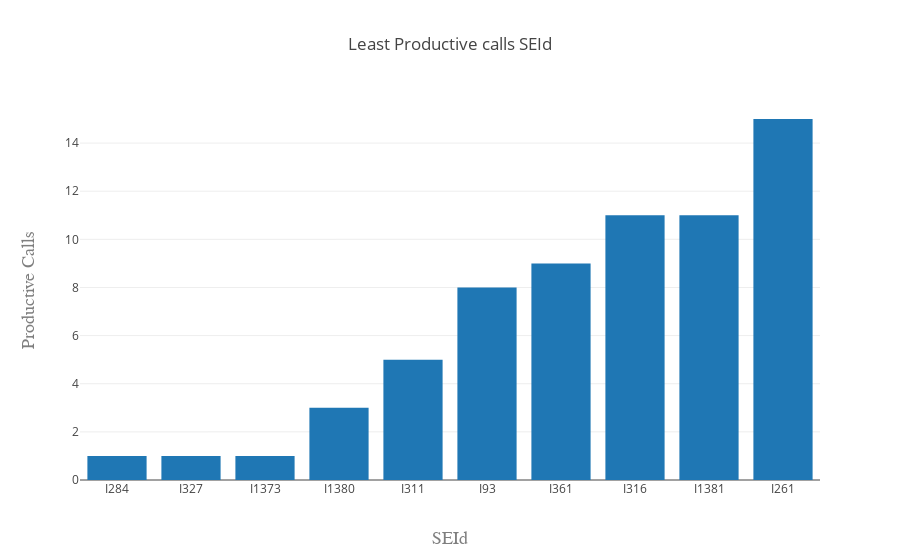
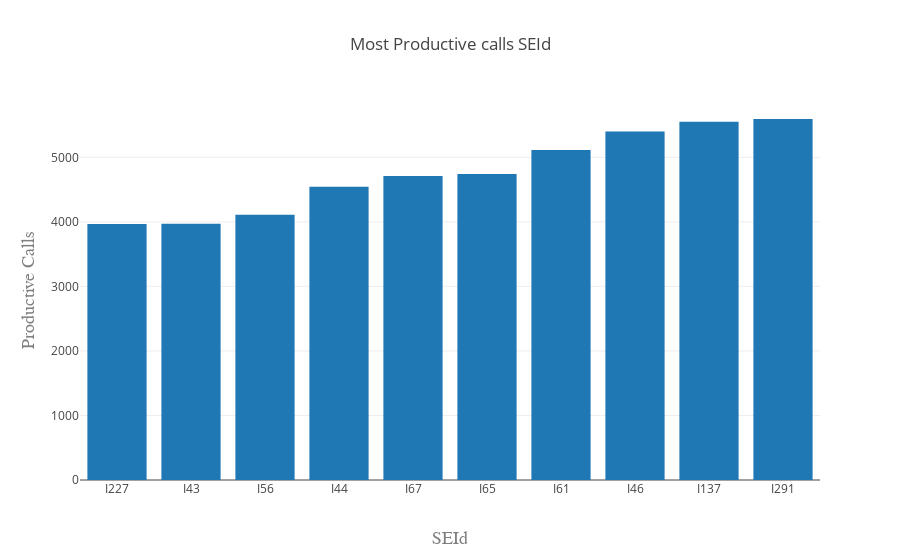

The notebook cell these images were saved under, in order:
### Markdown cell above
## Productivity vs SEId

### Code cell
render_grouped_productive("SEId","ProductiveCalls",1,'SEId',"Productive Calls")

#SEId with least 10 productive calls                          #SEId with most 10 productive calls

### Figure 1 — Plotly figure (JSON) as saved in the notebook; plotly's stock layout.template omitted (floating-point values rounded to 4 significant figures)
{"data": [{"type": "bar", "x": ["I284", "I327", "I1373", "I1380", "I311", "I93", "I361", "I316", "I1381", "I261"], "y": [1, 1, 1, 3, 5, 8, 9, 11, 11, 15]}], "layout": {"title": "Least Productive calls SEId", "xaxis": {"title": "SEId", "titlefont": {"color": "#7f7f7f", "family": "Courier New, monospace", "size": 18}}, "yaxis": {"title": "Productive Calls", "titlefont": {"color": "#7f7f7f", "family": "Courier New, monospace", "size": 18}}}}

### Figure 2 — Plotly figure (JSON) as saved in the notebook; plotly's stock layout.template omitted (floating-point values rounded to 4 significant figures)
{"data": [{"type": "bar", "x": ["I227", "I43", "I56", "I44", "I67", "I65", "I61", "I46", "I137", "I291"], "y": [3967, 3973, 4110, 4546, 4711, 4744, 5115, 5400, 5554, 5595]}], "layout": {"title": "Most Productive calls SEId", "xaxis": {"title": "SEId", "titlefont": {"color": "#7f7f7f", "family": "Courier New, monospace", "size": 18}}, "yaxis": {"title": "Productive Calls", "titlefont": {"color": "#7f7f7f", "family": "Courier New, monospace", "size": 18}}}}
